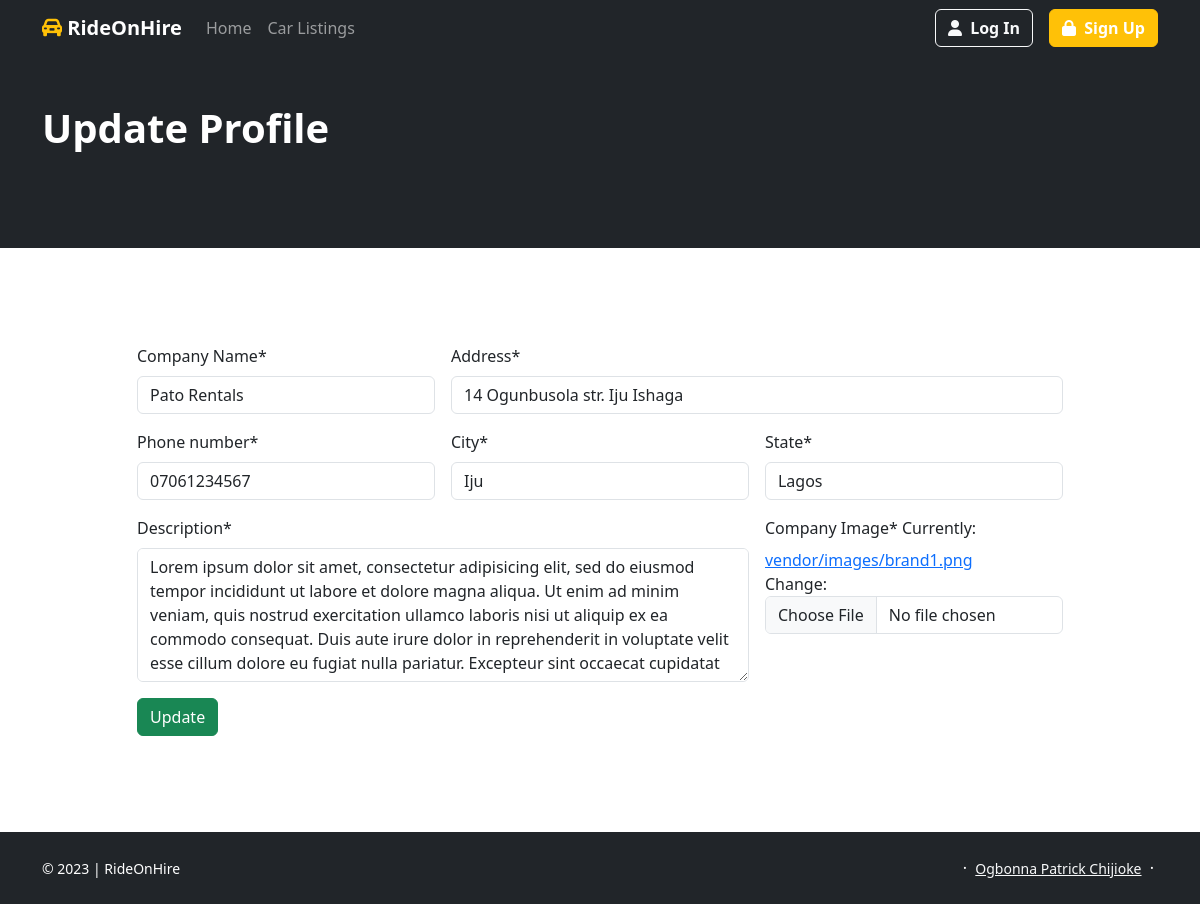
The page /account/vendor/update-profile/ (signed in) on the database as committed earlier.
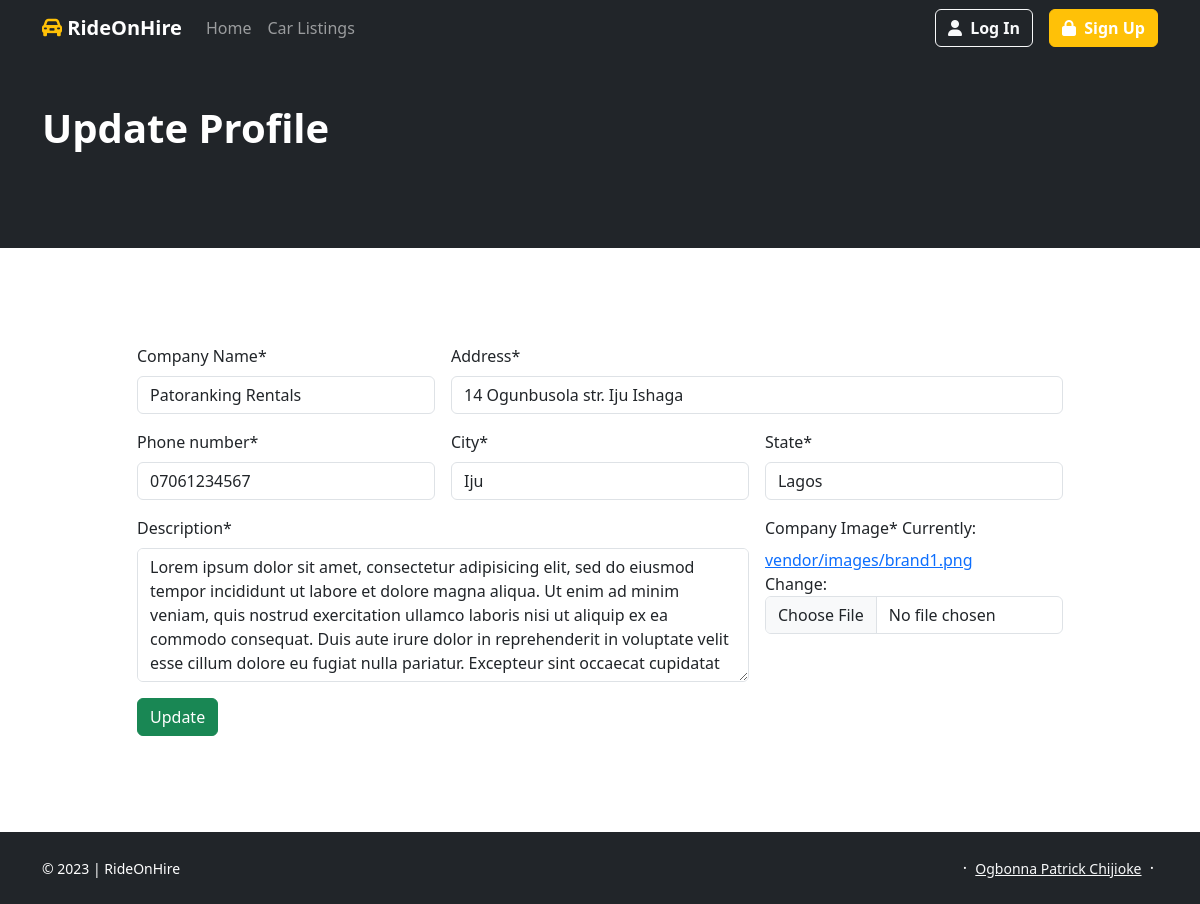
The same page on the database as committed later.
### account/models.py (models this page shows, shortened)
class VendorProfile(models.Model):
    user = models.OneToOneField(
        User,
        on_delete=models.CASCADE,
        null=True,
        related_name='vendor_profile')
    company_name = models.CharField(max_length=100)
    address = models.CharField(max_length=600)
    about = models.TextField()
    phone_number = models.CharField(
        max_length=11,
        validators=[MinLengthValidator(11), MaxLengthValidator(11)])
    city = models.CharField(max_length=30)
    state = models.CharField(max_length=30)
    image = models.ImageField(upload_to='vendor/images')

### account/views.py (the view)
@login_required
def vendor_update_profile(request):
    if request.method == 'POST':
        form = VendorProfileForm(
            request.POST, request.FILES, instance=request.user.vendor_profile)
        if form.is_valid():
            form.save()
            messages.success(request, 'Your profile was successully updated.')
            return redirect('vendor_update_profile')
        else:
            messages.error(
                request, 'Error updating your profile. Please check below.')
    else:
        form = VendorProfileForm(
            instance=request.user.vendor_profile)
    return render(request,
                  'vendor/form.html',
                  {'form': form})

### account/forms.py
class VendorProfileForm(forms.ModelForm):
    def __init__(self, *args, **kwargs):
        super().__init__(*args, **kwargs)
        self.fields['company_name'].widget.attrs.update(
            {'class': 'form-control'})
        self.fields['address'].widget.attrs.update(
            {'class': 'form-control'})
        self.fields['about'].widget.attrs.update(
            {'class': 'form-control', 'rows': '5'})
        self.fields['phone_number'].widget.attrs.update(
            {'class': 'form-control'})
        self.fields['city'].widget.attrs.update(
            {'class': 'form-control'})
        self.fields['state'].widget.attrs.update(
            {'class': 'form-control'})
        self.fields['image'].widget.attrs.update(
            {'class': 'form-control'})
    class Meta:
        model = VendorProfile
        fields = ['company_name', 'address', 'phone_number',
                  'city', 'state', 'image', 'about']

### templates/vendor/form.html (shortened to what this page needs)
{% extends "base.html" %}
{% load crispy_forms_tags %}
{% block content %}
<section class="py-5 bg-dark">
    <div class="container">
        <div class="mb-5 text-white">
            <h1 class="fw-bolder">{% if create %}Create{% else %}Update{% endif %} Profile</h1>
        </div>
    </div>
</section>
<section class="py-5">
    <div class="container my-5">
      <div class="row">
        <div class="col-lg-10 mx-auto">
        <form class="row g-3" method="post" enctype="multipart/form-data" action="">
          <div class="col-md-4">
            <label for="id_company_name" class="form-label">Company Name*</b></label>
            {{ form.company_name }}
          </div>
          <div class="col-md-8">
            <label for="id_address" class="form-label">Address*</b></label>
            {{ form.address }}
          </div>
          <div class="col-md-4">
            <label for="id_phone_number" class="form-label">Phone number*</b></label>
            {{ form.phone_number }}
          </div>
          <div class="col-md-4">
            <label for="id_city" class="form-label">City*</b></label>
            {{ form.city }}
          </div>
          <div class="col-md-4">
            <label for="id_state" class="form-label">State*</b></label>
            {{ form.state }}
          </div>
          <div class="col-md-8">
            <label for="id_about" class="form-label">Description*</b></label>
            {{ form.about }}
          </div>
          <div class="col-md-4">
            <label for="id_image" class="form-label">Company Image*</b></label>
            {{ form.image }}
          </div>
          <div class="col-12">
            <button type="submit" class="btn btn-success">{% if create %}Create{% else %}Update{% endif %}</button>
          </div>
        </form>
        </div>
      </div>
    </div>
</section>
{% endblock content %}

Rows that differ between the two databases and show on the page:
changed VendorProfile "14 Ogunbusola str. Iju Ishaga": company_name "Pato Rentals" → "Patoranking Rentals"
